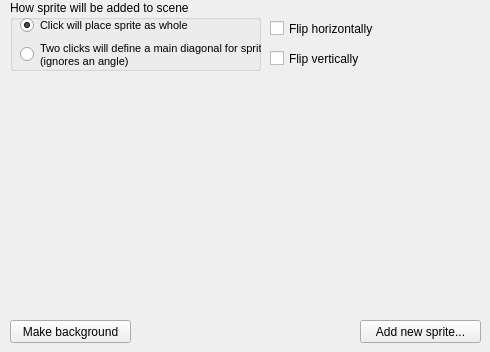
      <widget class="QWidget" name="tab_sprite">
       <attribute name="title">
        <string>Sprite</string>
       </attribute>
       <widget class="gui::resourcetreewidget::ResourceTreeWidget" name="rtwSpriteSprite" native="true">
        <property name="geometry">
         <rect>
          <x>10</x>
          <y>80</y>
          <width>471</width>
          <height>231</height>
         </rect>
        </property>
       </widget>
       <widget class="QPushButton" name="btnSpriteMakeBackground">
        <property name="geometry">
         <rect>
          <x>10</x>
          <y>320</y>
          <width>121</width>
          <height>23</height>
         </rect>
        </property>
        <property name="text">
         <string>Make background</string>
        </property>
       </widget>
       <widget class="QPushButton" name="btnSpriteAdd">
        <property name="geometry">
         <rect>
          <x>360</x>
          <y>320</y>
          <width>121</width>
          <height>23</height>
         </rect>
        </property>
        <property name="text">
         <string>Add new sprite...</string>
        </property>
       </widget>
       <widget class="QGroupBox" name="grpSpriteAddBehaviour">
        <property name="geometry">
         <rect>
          <x>10</x>
          <y>0</y>
          <width>251</width>
          <height>71</height>
         </rect>
        </property>
        <property name="title">
         <string>How sprite will be added to scene</string>
        </property>
        <widget class="QRadioButton" name="rbPlaceAndRotate">
         <property name="geometry">
          <rect>
           <x>10</x>
           <y>17</y>
           <width>221</width>
           <height>17</height>
          </rect>
         </property>
         <property name="font">
          <font>
           <pointsize>8</pointsize>
          </font>
         </property>
         <property name="text">
          <string>Click will place sprite as whole</string>
         </property>
         <property name="checked">
          <bool>true</bool>
         </property>
        </widget>
        <widget class="QRadioButton" name="rbTwoClicksPlaces">
         <property name="geometry">
          <rect>
           <x>10</x>
           <y>39</y>
           <width>291</width>
           <height>31</height>
          </rect>
         </property>
         <property name="font">
          <font>
           <pointsize>8</pointsize>
          </font>
         </property>
         <property name="text">
          <string>Two clicks will define a main diagonal for sprite 
(ignores an angle)</string>
         </property>
        </widget>
       </widget>
       <widget class="QCheckBox" name="cbFlipX">
        <property name="geometry">
         <rect>
          <x>270</x>
          <y>20</y>
          <width>141</width>
          <height>17</height>
         </rect>
        </property>
        <property name="text">
         <string>Flip horizontally</string>
        </property>
       </widget>
       <widget class="QCheckBox" name="cbFlipY">
        <property name="geometry">
         <rect>
          <x>270</x>
          <y>50</y>
          <width>131</width>
          <height>17</height>
         </rect>
        </property>
        <property name="text">
         <string>Flip vertically</string>
        </property>
       </widget>
      </widget>
